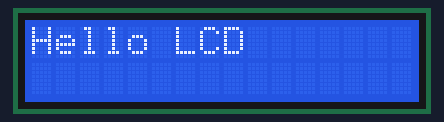
A sketch run on a simulated Arduino Leonardo, built with avr-gcc and run on an emulated ATmega32U4. On the bench: 16×2 character LCD. What the sketch prints to the serial monitor is not drawn.

Above: at 0.2 s.
At 5.8 s:
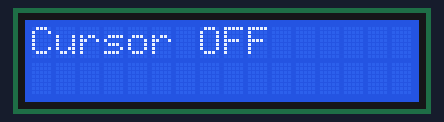
At 10.0 s:
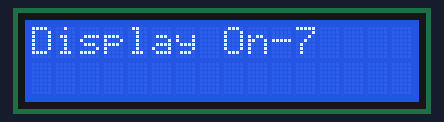
At 18.5 s:
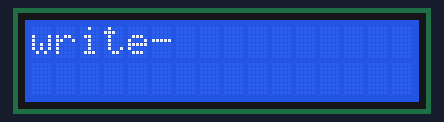
At 28.3 s:
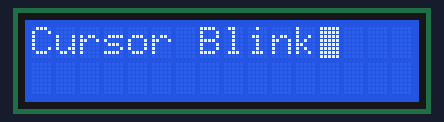
At 38.2 s:
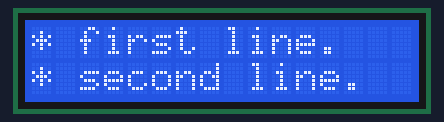

Measured:
- what the display in image 0 shows lasts 1.0 s, from 0.1 s to 1.1 s
- what the display in image 1 shows lasts 1.5 s, from 5.7 s to 7.2 s

The sketch:

LiquidCrystal_PCF8574_Test.ino
```cpp
// This example shows various featues of the library for LCD with 16 chars and 2 lines.

#include <Arduino.h>
#include <Wire.h>
#include <LiquidCrystal_PCF8574.h>

#define LCD_ADDR 0x27

LiquidCrystal_PCF8574 lcd(LCD_ADDR);  // set the LCD address to 0x27 for a 16 chars and 2 line display

int show = -1;

// 2 custom characters

byte dotOff[] = { 0b00000, 0b01110, 0b10001, 0b10001,
                  0b10001, 0b01110, 0b00000, 0b00000 };
byte dotOn[] = { 0b00000, 0b01110, 0b11111, 0b11111,
                 0b11111, 0b01110, 0b00000, 0b00000 };

void setup() {
  int error;

  Serial.begin(115200);
  Serial.println("LCD...");

  // wait on Serial to be available on Leonardo
  while (!Serial)
    ;

  Serial.println("Probing for PCF8574 on address 0x27...");

  // See http://playground.arduino.cc/Main/I2cScanner how to test for a I2C device.
  Wire.begin();
  Wire.beginTransmission(LCD_ADDR);
  error = Wire.endTransmission();
  Serial.print("Error?: ");
  Serial.print(error);

  if (error == 0) {
    Serial.println(": LCD found.");
    show = 0;
    lcd.begin(16, 2);  // initialize the lcd

    lcd.createChar(1, dotOff);
    lcd.createChar(2, dotOn);

  } else {
    Serial.println(": LCD not found.");
  }  // if

}  // setup()


void loop() {
  if (show == 0) {
    lcd.setBacklight(255);
    lcd.home();
    lcd.clear();
    lcd.print("Hello LCD");
    delay(1000);

    lcd.setBacklight(0);
    delay(400);
    lcd.setBacklight(255);

  } else if (show == 1) {
    lcd.clear();
    lcd.print("Cursor On");
    lcd.cursor();

  } else if (show == 2) {
    lcd.clear();
    lcd.print("Cursor Blink");
    lcd.blink();

  } else if (show == 3) {
    lcd.clear();
    lcd.print("Cursor OFF");
    lcd.noBlink();
    lcd.noCursor();

  } else if (show == 4) {
    lcd.clear();
    lcd.print("Display Off");
    lcd.noDisplay();

  } else if (show == 5) {
    lcd.clear();
    lcd.print("Display On");
    lcd.display();

  } else if (show == 7) {
    lcd.clear();
    lcd.setCursor(0, 0);
    lcd.print("*** first line.");
    lcd.setCursor(0, 1);
    lcd.print("*** second line.");

  } else if (show == 8) {
    lcd.scrollDisplayLeft();
  } else if (show == 9) {
    lcd.scrollDisplayLeft();
  } else if (show == 10) {
    lcd.scrollDisplayLeft();
  } else if (show == 11) {
    lcd.scrollDisplayRight();

  } else if (show == 12) {
    lcd.clear();
    lcd.print("write-");

  } else if (show == 13) {
    lcd.clear();
    lcd.print("custom 1:<\01>");
    lcd.setCursor(0, 1);
    lcd.print("custom 2:<\02>");

  } else {
    lcd.print(show - 13);
  }  // if

  delay(1400);
  show = (show + 1) % 16;
}  // loop()
```
